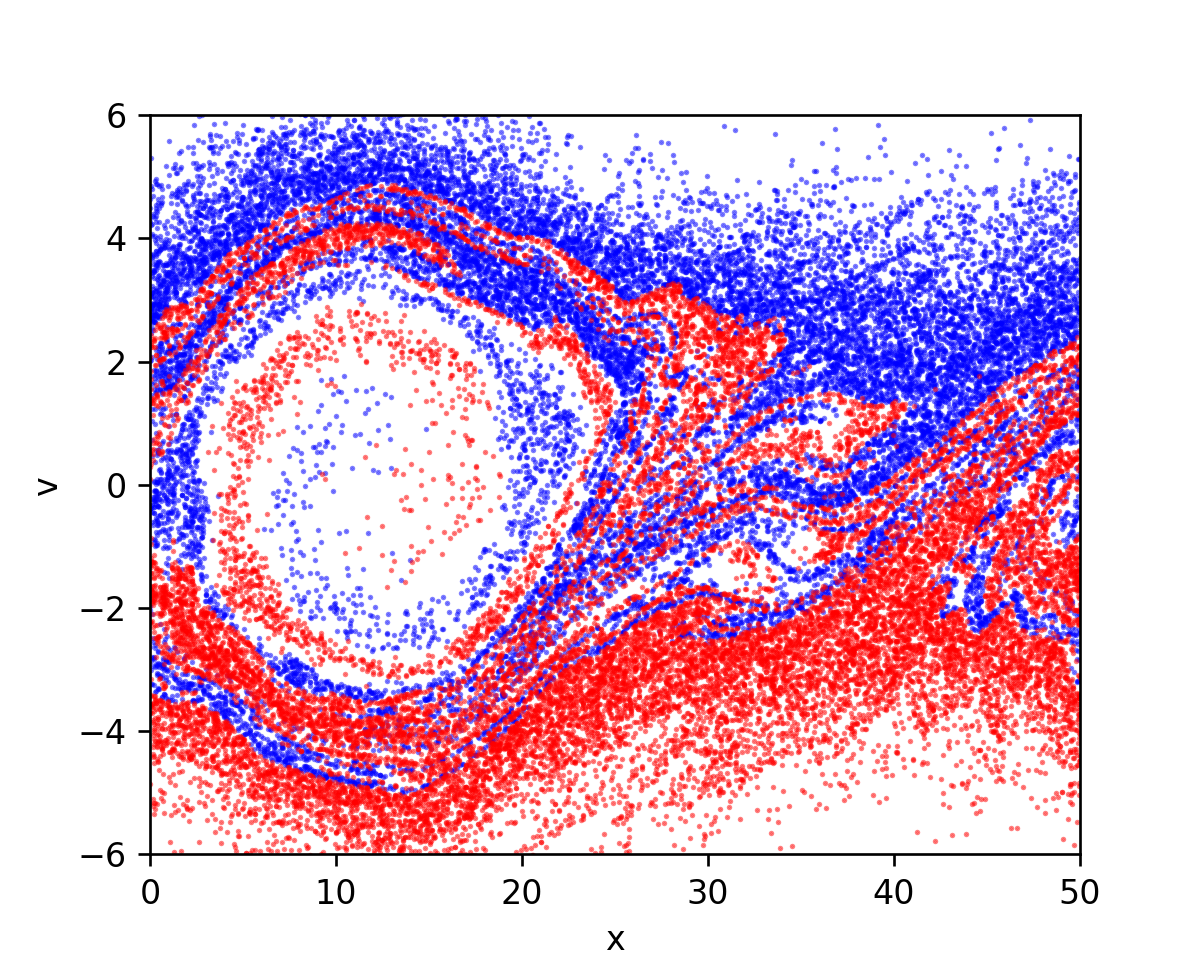

Generate this figure with Python:
import numpy as np
import matplotlib.pyplot as plt

"""
Create Your Own Plasma PIC Simulation (With Python)
Philip Mocz (2020) Princeton Univeristy, @PMocz

Simulate the 1D Two-Stream Instability
Code calculates the motions of electron under the Poisson-Maxwell equation
using the Particle-In-Cell (PIC) method

"""


	


def main():
	""" Plasma PIC simulation """

	# Simulation parameters
	# N         = 100   # Number of particles
	# tEnd      = 50      # time at which simulation ends
	# dt        = 1       # timestep
	boxsize   = 50

	# plotRealTime = False
	
	# # number of timesteps
	# Nt = int(np.ceil(tEnd/dt))

	f = open('PICresult.txt', 'r')
	pos, vel = [], []
	N = 0
	for line in f.readlines():
		fields = line.split('\t')
		pos.append(np.double(fields[0]))
		vel.append(np.double(fields[1]))
		N += 1

	Nh = int(N/2)
	

	# with open('PICresult.txt','r') as f:
	# 	for i in range(N):
	# 		lines = f.readlines(1)
	# 		# pos[i], vel[i] = lines
	# 		print(i, lines)


	
	# prep figure
	fig = plt.figure(figsize=(5,4), dpi=80)
	
	# Simulation Main Loop
	# for i in range(Nt):
		
	# 	# plot in real time - color 1/2 particles blue, other half red
	# 	if plotRealTime or (i == Nt-1):
	# 		plt.cla()
	# 		plt.scatter(pos[0:Nh],vel[0:Nh],s=.4,color='blue', alpha=0.5)
	# 		plt.scatter(pos[Nh:], vel[Nh:], s=.4,color='red',  alpha=0.5)
	# 		plt.axis([0,boxsize,-6,6])
			
	# 		plt.pause(0.001)
			
	
	plt.cla()
	plt.scatter(pos[0:Nh],vel[0:Nh],s=.4,color='blue', alpha=0.5)
	plt.scatter(pos[Nh:], vel[Nh:], s=.4,color='red',  alpha=0.5)
	plt.axis([0,boxsize,-6,6])

	# Save figure
	plt.xlabel('x')
	plt.ylabel('v')
	plt.savefig('pic.png',dpi=240)
	plt.show()
	    
	return 0
	


  
if __name__== "__main__":
  main()
